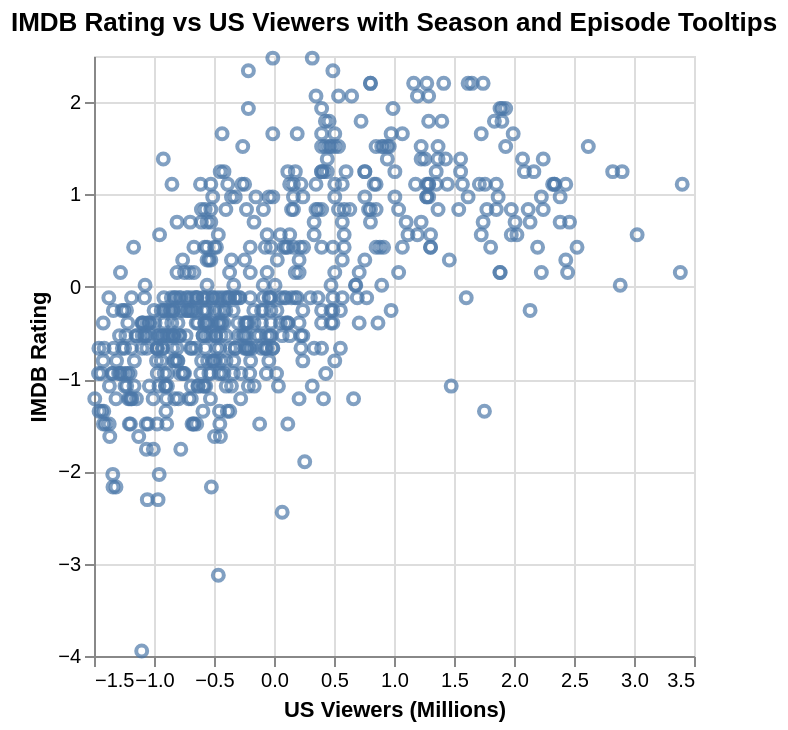

The notebook cell saved with this chart:
### Code cell
alt.Chart(df2).mark_point().encode(
    x=alt.X('us_viewers_in_millions_normalized:Q', title='US Viewers (Millions)'),
    y=alt.Y('imdb_rating_normalized:Q', title='IMDB Rating'),
    tooltip= ['season', 'number_in_season']
).properties(
    title='IMDB Rating vs US Viewers with Season and Episode Tooltips'
)

### Figure 1 — Vega-Lite specification as saved in the notebook (floating-point values rounded to 4 significant figures; data arrays with more than 128 entries replaced by an {"elided": "..."} marker saying what was removed)
{"config": {"view": {"continuousWidth": 300, "continuousHeight": 300}}, "data": {"name": "data-66b6f72ca1d2d2253ce24d97f31f3703"}, "mark": {"type": "point"}, "encoding": {"tooltip": [{"field": "season", "type": "quantitative"}, {"field": "number_in_season", "type": "quantitative"}], "x": {"field": "us_viewers_in_millions_normalized", "title": "US Viewers (Millions)", "type": "quantitative"}, "y": {"field": "imdb_rating_normalized", "title": "IMDB Rating", "type": "quantitative"}}, "title": "IMDB Rating vs US Viewers with Season and Episode Tooltips", "$schema": "https://vega.github.io/schema/vega-lite/v5.20.1.json", "datasets": {"data-66b6f72ca1d2d2253ce24d97f31f3703": {"elided": "596 records"}}}
